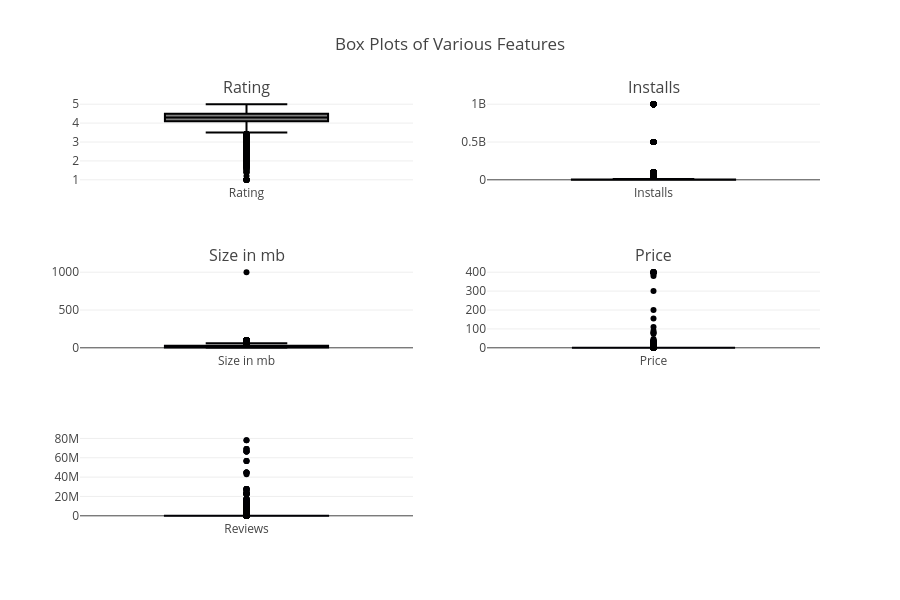

The notebook cell this image was saved under:
### Code cell
import streamlit as st
import plotly.graph_objects as go
from plotly.subplots import make_subplots

# Create a subplot grid
fig = make_subplots(
    rows=3, cols=2,
    subplot_titles=('Rating', 'Installs', 'Size in mb', 'Price'),
    vertical_spacing=0.2,  # Adjust spacing between rows
    horizontal_spacing=0.1  # Adjust spacing between columns
)

# Add box plots to the subplots
fig.add_trace(go.Box(y=df['Rating'], name='Rating'), row=1, col=1)
fig.add_trace(go.Box(y=df['Installs'], name='Installs'), row=1, col=2)
fig.add_trace(go.Box(y=df['Size in mb'], name='Size in mb'), row=2, col=1)
fig.add_trace(go.Box(y=df['Price'], name='Price'), row=2, col=2)
fig.add_trace(go.Box(y=df['Reviews'], name='Reviews'),row=3,col=1)


# Update layout
fig.update_layout(
    title_text="Box Plots of Various Features",
    height=600,  # Adjust the height as needed
    showlegend=False
)

# Display the Plotly figure in Streamlit
# st.plotly_chart(fig)
fig.show()

### Figure 1 — Plotly figure (JSON) as saved in the notebook; plotly's stock layout.template omitted (floating-point values rounded to 4 significant figures; data arrays with more than 128 entries replaced by an {"elided": "..."} marker saying what was removed)
{"data": [{"name": "Rating", "type": "box", "xaxis": "x", "y": {"elided": "10431 float values"}, "yaxis": "y"}, {"name": "Installs", "type": "box", "xaxis": "x2", "y": {"elided": "10431 int values"}, "yaxis": "y2"}, {"name": "Size in mb", "type": "box", "xaxis": "x3", "y": {"elided": "10431 float values"}, "yaxis": "y3"}, {"name": "Price", "type": "box", "xaxis": "x4", "y": {"elided": "10431 float values"}, "yaxis": "y4"}, {"name": "Reviews", "type": "box", "xaxis": "x5", "y": {"elided": "10431 int values"}, "yaxis": "y5"}], "layout": {"annotations": [{"font": {"size": 16}, "showarrow": false, "text": "Rating", "x": 0.225, "xanchor": "center", "xref": "paper", "y": 1, "yanchor": "bottom", "yref": "paper"}, {"font": {"size": 16}, "showarrow": false, "text": "Installs", "x": 0.775, "xanchor": "center", "xref": "paper", "y": 1, "yanchor": "bottom", "yref": "paper"}, {"font": {"size": 16}, "showarrow": false, "text": "Size in mb", "x": 0.225, "xanchor": "center", "xref": "paper", "y": 0.6, "yanchor": "bottom", "yref": "paper"}, {"font": {"size": 16}, "showarrow": false, "text": "Price", "x": 0.775, "xanchor": "center", "xref": "paper", "y": 0.6, "yanchor": "bottom", "yref": "paper"}], "height": 600, "showlegend": false, "title": {"text": "Box Plots of Various Features"}, "xaxis": {"anchor": "y", "domain": [0, 0.45]}, "xaxis2": {"anchor": "y2", "domain": [0.55, 1]}, "xaxis3": {"anchor": "y3", "domain": [0, 0.45]}, "xaxis4": {"anchor": "y4", "domain": [0.55, 1]}, "xaxis5": {"anchor": "y5", "domain": [0, 0.45]}, "xaxis6": {"anchor": "y6", "domain": [0.55, 1]}, "yaxis": {"anchor": "x", "domain": [0.8, 1]}, "yaxis2": {"anchor": "x2", "domain": [0.8, 1]}, "yaxis3": {"anchor": "x3", "domain": [0.4, 0.6]}, "yaxis4": {"anchor": "x4", "domain": [0.4, 0.6]}, "yaxis5": {"anchor": "x5", "domain": [0, 0.2]}, "yaxis6": {"anchor": "x6", "domain": [0, 0.2]}}}
